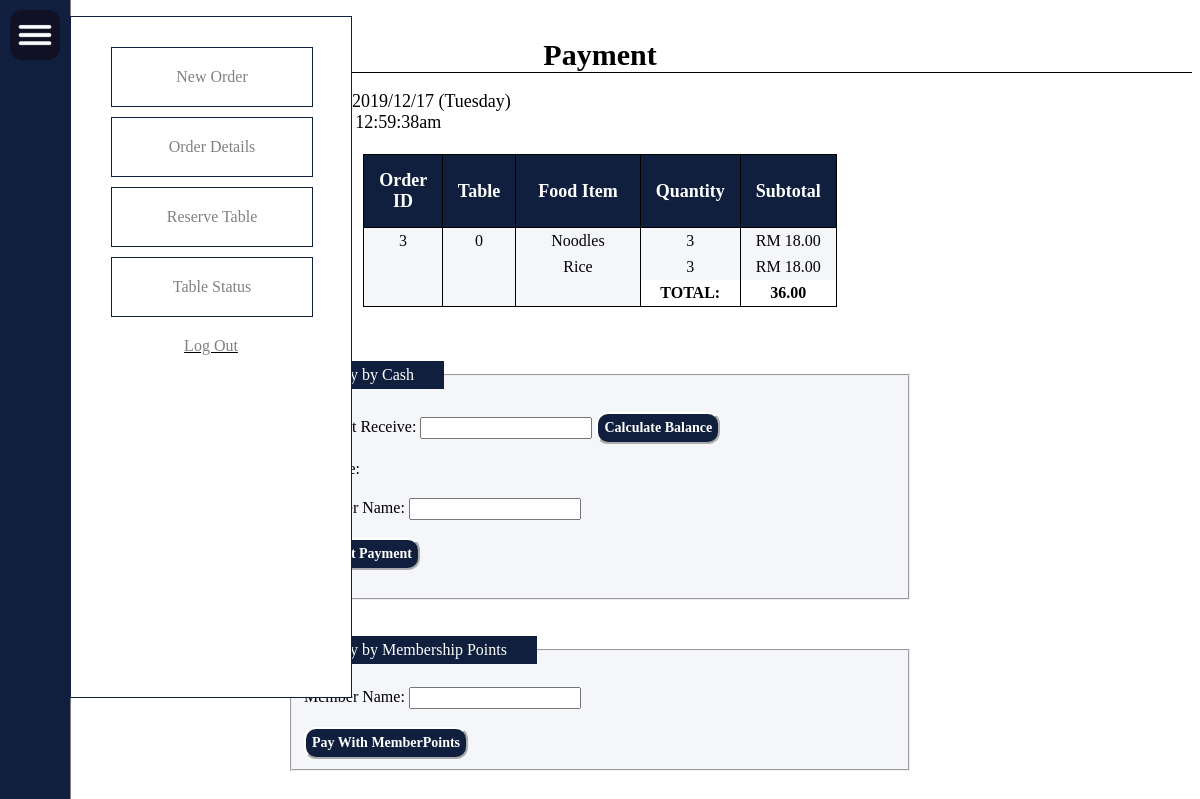
Screenshot of /paymentsy.php?orderid=3 with the database file from the repository.
### tables this page shows
CREATE TABLE `orderdb` (
  `orderid` int(5) NOT NULL,
  `itemno` int(5) NOT NULL,
  `qty` int(5) NOT NULL,
  `idtable` int(4) NOT NULL,
  `subtotal` decimal(10,2) NOT NULL,
  `discount` int(2) NOT NULL,
  `comment` text NOT NULL
);

CREATE TABLE `menuitems` (
  `ITEMNO` int(5) NOT NULL,
  `name` varchar(50) NOT NULL,
  `price` decimal(10,2) NOT NULL,
  `discount` decimal(10,2) NOT NULL DEFAULT '0.00',
  `category` varchar(20) NOT NULL,
  `img` varchar(255) NOT NULL
);

### paymentsy.php (the view, shortened to what this page needs)
<!DOCTYPE html>
<html>
<head>
<link rel="stylesheet" href="paymentsy.css?tta={random number/string}">
</head>
<header>
	<?php include'navigation.php'?>
	</header>
<body onload="renderTime();">
   <div id=title>Payment</div>
	<br>
<div id="clockDisplay" class="container">
<?php
echo "Date : " . date("Y/m/d") . date(" (l)"). "<br>";
		echo "Time : " . date("h:i:sa"). "<br><br>";
?>
</div>
<?php
	require('connection.php');
	if(isset($_GET['orderid']))
	{
		$orderid = mysqli_real_escape_string($conn,$_GET['orderid']);
	}else{
		echo"No Order ID";
	}
?>
</body>
<table>
<tr>
<th id=smallth>Order ID</th>
<th id=smallth>Table </th>
<th id=bigth>Food Item</th>
<th id=smallth>Quantity</th>
<th id=smallth>Subtotal</th>
</tr>
<?php
echo "<tr><td class='top'>".$orderid."</td>";
				$xx = mysqli_query($conn,"SELECT itemno, idtable, qty,discount FROM orderdb WHERE orderid = $orderid");
				$roww = $xx->fetch_assoc();
				$float_total = 0;
				echo "<td class='top'>".$roww['idtable']."</td>";
				do{
					$yy = mysqli_query($conn,"SELECT * FROM menuitems WHERE itemno = $roww[itemno]");
					while($rowww = $yy->fetch_assoc()){
						$discount_num = $rowww['price']*$rowww['discount']/100;
						$float_a = number_format(($rowww['price']-$discount_num)*floatval($roww['qty']),2);
						$float_total = $float_total + $float_a ;
						echo "<td>".$rowww['name']."</td>
						<td>".$roww['qty']."</td>
						<td>RM ".$float_a."</td></tr><td></td><td></td>";
					}
				} while($roww = $xx->fetch_assoc());
				echo "
				<td class='total'></td>
				<td class='total' id='total2'>TOTAL:</td>
				<td class='total' id='total3'>".number_format($float_total,2)."</td>";
		echo "</table>";
?>
<br>
<fieldset>
<legend>Pay by Cash</legend>
<br>
Amount Receive:  <input type="text" name="amount" id = "amountt">
<button id=btn type="button" onclick="calculate()">Calculate Balance</button><br>
<p id ="balancee">Balance:</p><br>
<?php echo"<form action = 'totransaction.php?'>  <input type='hidden' name='orderid' value='$orderid'><br><br>Member Name: <input type = 'text' name ='membername'><br><br><input id=btn type='submit' value='Submit Payment'></form>"?>
<br>
</fieldset>
<fieldset>
<legend>Pay by Membership Points</legend>
<form action='totransactionmember.php' method='POST'>
<br>
Member Name: <input type='text' name='mbbb'>
<br><br>
<input type='submit' id=btn value='Pay With MemberPoints'>
<br>
</form>
</fieldset>
</html>

### paymentsy.css (style rules this page uses)
* { border-collapse: collapse; font-family: Times New Roman; }
#title { text-align:center; border-bottom:1px solid black; font-size:30px; font-weight:bold; padding-top:30px; }
#clockDisplay { margin-left:25%; font-size:16px; font-size:18px; }
#btn { border-color:white; border-style:outset; outline: none; background-color:#101f3d; color:white; padding:6px 6px; font-weight:bold; font-size: 14px; border-radius:12px; }
fieldset { margin-top:3%; margin-left:5%; width:50%; margin-left:auto; margin-right:auto; background-color:#f5f6fa; }
legend { color:white; background-color:#101f3d; padding:5px 30px; }
td,tr { border-left:1px solid black; border-right:1px solid black; background-color:#f5f6fa;; }
th { padding-top: 25px; padding-bottom: 12px; width:20%; font-size: 18px; color: white; background-color:#101f3d; padding:15px; border-bottom:1px solid black; border-right:1px solid black; }
td,tr { text-align: center; vertical-align: middle; padding:4px; }
table { border:1px solid black; width:40%; border-collapse: collapse; margin-left:30%; }
#smallth { width:15% }
#bigth { width:35%; }
#total2 { background-color:white; }
#total3 { background-color:white; }
.total { border-bottom:1px solid black; background-color:#f5f6fa; font-weight:bold; }
.top { border-top:1px solid black; }

### navigation.css (style rules this page uses)
p { float:left; height:100%; }

### rows the page displays
orderdb: idtable "0", qty "3"
menuitems: name "Noodles", float_a "18.00"
orderdb: qty "3"
menuitems: name "Rice", float_a "18.00"

### other values shown
$orderid "3"
$float_total "36.00"
